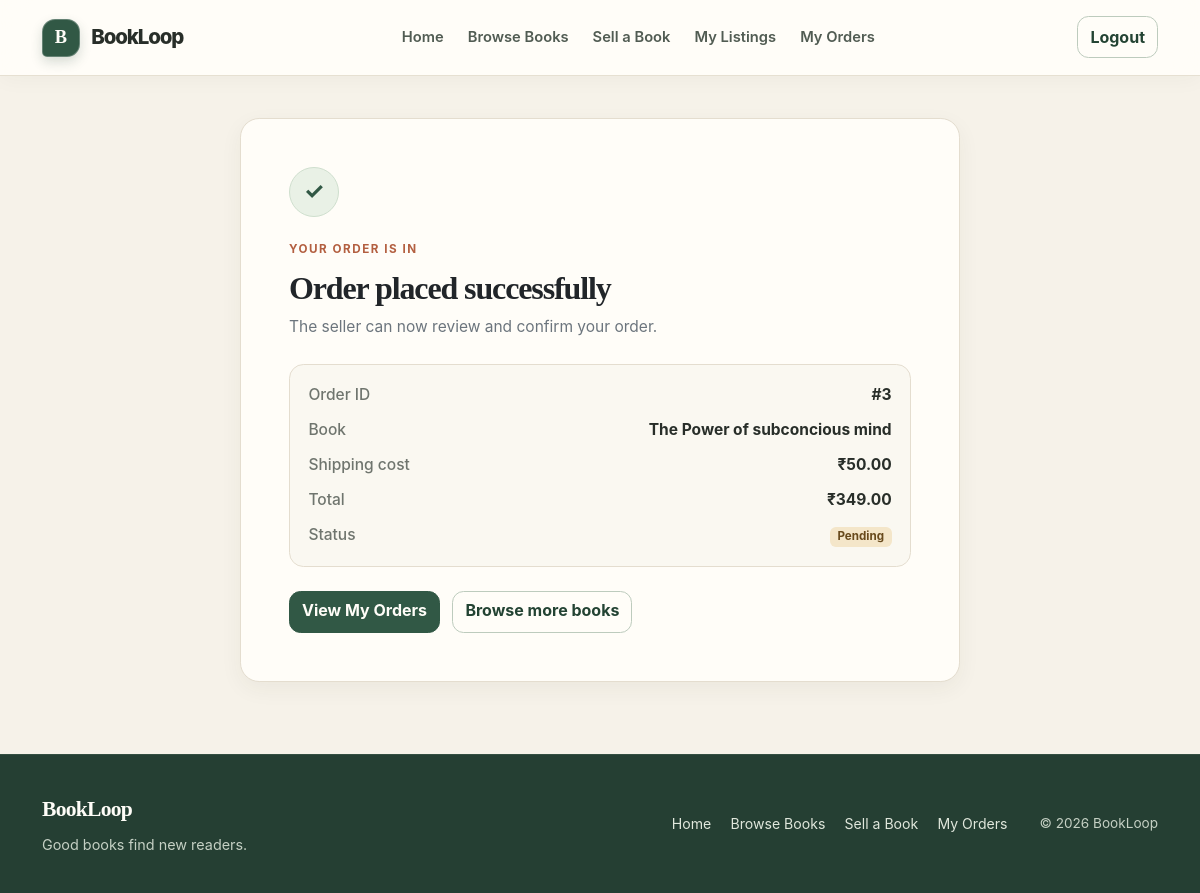
Page /orders/success/3/ (signed in) on the committed database.
### apps/orders/models.py (models this page shows, shortened)
class Order(models.Model):
    class Status(models.TextChoices):
        PENDING = 'Pending', 'Pending'
        CONFIRMED = 'Confirmed', 'Confirmed'
        SHIPPED = 'Shipped', 'Shipped'
        DELIVERED = 'Delivered', 'Delivered'
        CANCELLED = 'Cancelled', 'Cancelled'
    buyer = models.ForeignKey(
        settings.AUTH_USER_MODEL,
        on_delete=models.CASCADE,
        related_name='book_orders',
    )
    book = models.ForeignKey(
        BookListing,
        on_delete=models.PROTECT,
        related_name='orders',
    )
    shipping_address = models.TextField()
    shipping_cost = models.DecimalField(max_digits=10, decimal_places=2)
    total_price = models.DecimalField(max_digits=10, decimal_places=2)
    status = models.CharField(max_length=10, choices=Status.choices, default=Status.PENDING)
    created_at = models.DateTimeField(auto_now_add=True)

### apps/books/models.py (models this page shows, shortened)
class BookListing(models.Model):
    class Condition(models.TextChoices):
        NEW = 'New', 'New'
        LIKE_NEW = 'Like New', 'Like New'
        GOOD = 'Good', 'Good'
        FAIR = 'Fair', 'Fair'
    seller = models.ForeignKey(
        settings.AUTH_USER_MODEL,
        on_delete=models.CASCADE,
        related_name='book_listings',
    )
    title = models.CharField(max_length=200)
    author = models.CharField(max_length=200)
    description = models.TextField(blank=True)
    search_embedding = models.JSONField(default=list, blank=True)
    image_embedding = models.JSONField(default=list, blank=True)
    price = models.DecimalField(max_digits=10, decimal_places=2)
    condition = models.CharField(max_length=10, choices=Condition.choices)
    location = models.CharField(max_length=100)
    image = models.ImageField(upload_to='books/', blank=True)
    is_available = models.BooleanField(default=True)
    created_at = models.DateTimeField(auto_now_add=True)

### apps/orders/views.py (the view)
# urls.py: path('success/<int:order_id>/', views.order_success, name='success'),
@login_required
def order_success(request, order_id):
    order = get_object_or_404(
        Order.objects.select_related('book', 'book__seller'),
        pk=order_id,
        buyer=request.user,
    )
    return render(request, 'orders/success.html', {'order': order})

### templates/orders/success.html (shortened to what this page needs)
{% extends 'base.html' %}
{% block content %}
<section class="order-success card mx-auto">
    <div class="card-body p-4 p-md-5">
        <div class="success-mark" aria-hidden="true">✓</div>
        <span class="eyebrow">Your order is in</span>
        <h1 class="h2 fw-bold">Order placed successfully</h1>
        <p class="text-secondary">The seller can now review and confirm your order.</p>
        <dl class="order-summary">
            <div><dt>Order ID</dt><dd>#{{ order.pk }}</dd></div>
            <div><dt>Book</dt><dd>{{ order.book.title }}</dd></div>
            <div><dt>Shipping cost</dt><dd>₹{{ order.shipping_cost|floatformat:2 }}</dd></div>
            <div><dt>Total</dt><dd>₹{{ order.total_price|floatformat:2 }}</dd></div>
            <div><dt>Status</dt><dd><span class="badge text-bg-warning">{{ order.get_status_display }}</span></dd></div>
        </dl>
        <a class="btn btn-brand" href="{% url 'orders:my_orders' %}">View My Orders</a>
        <a class="btn btn-outline-brand ms-2" href="{% url 'books:listing_list' %}">Browse more books</a>
    </div>
</section>
{% endblock %}

### static/css/style.css (style rules this page uses)
:root { color-scheme: light; --loop-paper: #f6f2e9; --loop-paper-deep: #eee8dc; --loop-surface: #fffdf8; --loop-ink: #282e29; --loop-muted: #6f756e; --loop-forest: #315845; --loop-forest-deep: #234333; --loop-clay: #b35f40; --loop-clay-dark: #91482f; --loop-line: #e4ddcf; --loop-soft-green: #edf2e9; --loop-soft-clay: #f5e9df; --loop-radius: 1.2rem; --loop-shadow: 0 18px 45px rgba(50, 47, 38, 0.08); --loop-shadow-soft: 0 7px 22px rgba(50, 47, 38, 0.055); }
* { min-width: 0; }
html { scroll-behavior: smooth; background: var(--loop-paper); }
body { display: flex; min-height: 100vh; flex-direction: column; background: var(--loop-paper); color: var(--loop-ink); font-family: Inter, ui-sans-serif, system-ui, -apple-system, "Segoe UI", sans-serif; font-size: 0.97rem; line-height: 1.6; -webkit-font-smoothing: antialiased; }
h1, h2, h3, h4, h5, h6 { color: var(--loop-ink); font-family: Georgia, "Times New Roman", serif; font-weight: 600; letter-spacing: -0.035em; line-height: 1.18; text-wrap: balance; }
p { text-wrap: pretty; }
a { color: var(--loop-forest); text-underline-offset: 0.2em; }
.btn { min-height: 42px; border-radius: 0.72rem; font-weight: 650; transition: transform 150ms ease, box-shadow 150ms ease, background-color 150ms ease; }
.btn-brand { border-color: var(--loop-forest); background: var(--loop-forest); color: #fffdf8; }
.btn-outline-brand { border-color: #bdcbbd; background: transparent; color: var(--loop-forest-deep); }
.eyebrow { display: inline-block; margin-bottom: 0.7rem; color: var(--loop-clay); font-size: 0.73rem; font-weight: 750; letter-spacing: 0.13em; line-height: 1.4; text-transform: uppercase; }
.checkout-book-card, .order-success { overflow: hidden; border: 1px solid var(--loop-line); border-radius: var(--loop-radius); background: var(--loop-surface); box-shadow: var(--loop-shadow-soft); }
.checkout-book-details > div, .checkout-total > div, .order-summary > div { display: flex; justify-content: space-between; gap: 1rem; }
.checkout-book-details dt, .checkout-total span, .order-summary dt { color: var(--loop-muted); font-weight: 500; }
.checkout-book-details dd, .checkout-total strong, .order-summary dd { margin-bottom: 0.65rem; color: var(--loop-ink); font-weight: 680; text-align: right; overflow-wrap: anywhere; }
.order-success { width: min(100%, 720px); }
.order-success .card-body { padding: clamp(1.5rem, 5vw, 3rem) !important; }
.success-mark { display: grid; width: 50px; height: 50px; margin-bottom: 1.2rem; place-items: center; border: 1px solid #cfdfce; border-radius: 50%; background: #e9f1e6; color: var(--loop-forest); font-size: 1.45rem; font-weight: 750; }
.order-summary { margin: 1.5rem 0; padding: 1.1rem 1.15rem 0.45rem; border: 1px solid var(--loop-line); border-radius: 0.9rem; background: #faf8f1; }
.badge.text-bg-warning { background: #f4e6c9 !important; color: #684a1c !important; }

### rows in the picture
Order: pk "3", book "The Power of subconcious mind", shipping_cost "50.00", total_price "349.00", status "Pending"
